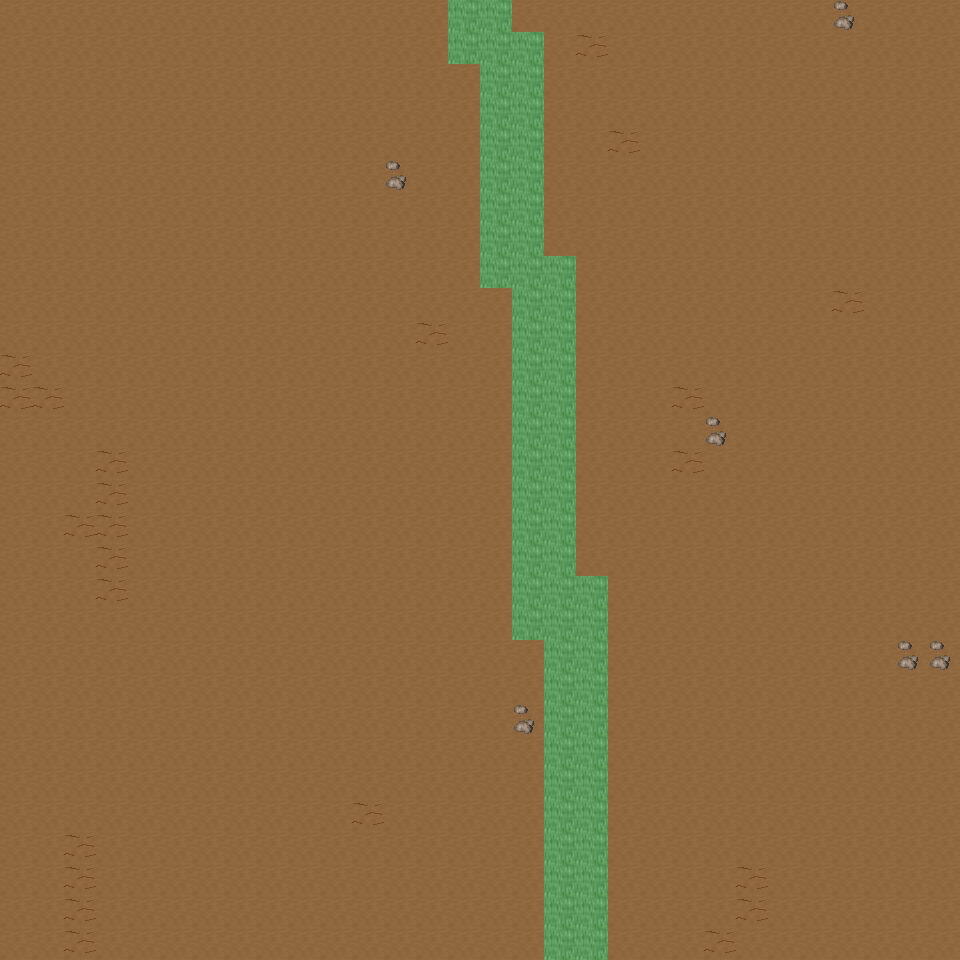

Below is a game level as drawn by its tile map, then a one-line description and the .tmx that defines it (tile-layer data replaced by summaries):
An orthogonal 30x30 tile map with 32x32 px tiles, 6 tile layers (Ground, Object, Object2, Above, ...), 34 tilesets and 5 objects (5x mapExit).

<map version="1.0" orientation="orthogonal" renderorder="right-down" width="30" height="30" tilewidth="32" tileheight="32" nextobjectid="6">
  <tileset firstgid="1" name="tileset_ground_ground" tilewidth="32" tileheight="32" tilecount="33" columns="3">
    <image source="../drawable/tileset_ground_ground.png" width="96" height="352" />
  </tileset>
  <tileset firstgid="34" name="tileset_ground_rock_pebbles" tilewidth="32" tileheight="32" tilecount="3" columns="1">
    <image source="../drawable/tileset_ground_rock_pebbles.png" width="32" height="96" />
  </tileset>
  <tileset firstgid="37" name="tileset_ground_grass_edges" tilewidth="32" tileheight="32" tilecount="36" columns="12">
    <image source="../drawable/tileset_ground_grass_edges.png" width="384" height="96" />
  </tileset>
  <tileset firstgid="73" name="tileset_plant_flower_daisy_white" tilewidth="32" tileheight="32" tilecount="8" columns="2">
    <image source="../drawable/tileset_plant_flower_daisy_white.png" width="64" height="128" />
  </tileset>
  <tileset firstgid="81" name="tileset_ground_ridge_earth_dark" tilewidth="32" tileheight="32" tilecount="96" columns="12">
    <image source="../drawable/tileset_ground_ridge_earth_dark.png" width="384" height="256" />
  </tileset>
  <tileset firstgid="177" name="tileset_plant_grasses" tilewidth="32" tileheight="32" tilecount="6" columns="3">
    <image source="../drawable/tileset_plant_grasses.png" width="96" height="64" />
  </tileset>
  <tileset firstgid="183" name="tileset_ground_earth_edges" tilewidth="32" tileheight="32" tilecount="18" columns="6">
    <image source="../drawable/tileset_ground_earth_edges.png" width="192" height="96" />
  </tileset>
  <tileset firstgid="201" name="tileset_item_statue_green_stone_3" tilewidth="32" tileheight="32" tilecount="3" columns="1">
    <image source="../drawable/tileset_item_statue_green_stone_3.png" width="32" height="96" />
  </tileset>
  <tileset firstgid="204" name="tileset_ground_rock_rocks_2" tilewidth="32" tileheight="32" tilecount="4" columns="2">
    <image source="../drawable/tileset_ground_rock_rocks_2.png" width="64" height="64" />
  </tileset>
  <tileset firstgid="208" name="tileset_item_corpse_huge_animal" tilewidth="32" tileheight="32" tilecount="16" columns="2">
    <image source="../drawable/tileset_item_corpse_huge_animal.png" width="64" height="256" />
  </tileset>
  <tileset firstgid="224" name="tileset_item_statue_green_stone" tilewidth="32" tileheight="32" tilecount="12" columns="4">
    <image source="../drawable/tileset_item_statue_green_stone.png" width="128" height="96" />
  </tileset>
  <tileset firstgid="236" name="tileset_logic_creature_animal" tilewidth="32" tileheight="32" tilecount="32" columns="8">
    <image source="../drawable/tileset_logic_creature_animal.png" width="256" height="128" />
  </tileset>
  <tileset firstgid="268" name="tileset_logic_collision" tilewidth="32" tileheight="32" tilecount="1" columns="1">
    <image source="../drawable/tileset_logic_collision.png" width="32" height="32" />
  </tileset>
  <tileset firstgid="269" name="tileset_plant_tree_taller_trees" tilewidth="32" tileheight="32" tilecount="32" columns="8">
    <image source="../drawable/tileset_plant_tree_taller_trees.png" width="256" height="128" />
  </tileset>
  <tileset firstgid="301" name="tileset_plant_tree_spruce" tilewidth="32" tileheight="32" tilecount="6" columns="2">
    <image source="../drawable/tileset_plant_tree_spruce.png" width="64" height="96" />
  </tileset>
  <tileset firstgid="307" name="tileset_plant_bush_bush_mult_colored" tilewidth="32" tileheight="32" tilecount="6" columns="3">
    <image source="../drawable/tileset_plant_bush_bush_mult_colored.png" width="96" height="64" />
  </tileset>
  <tileset firstgid="313" name="tileset_plant_bush_bush_pinks" tilewidth="32" tileheight="32" tilecount="4" columns="2">
    <image source="../drawable/tileset_plant_bush_bush_pinks.png" width="64" height="64" />
  </tileset>
  <tileset firstgid="317" name="tileset_plant_flower_flower_bed_1" tilewidth="32" tileheight="32" tilecount="35" columns="7">
    <image source="../drawable/tileset_plant_flower_flower_bed_1.png" width="224" height="160" />
  </tileset>
  <tileset firstgid="352" name="tileset_plant_flower_small_flower_bed" tilewidth="32" tileheight="32" tilecount="12" columns="3">
    <image source="../drawable/tileset_plant_flower_small_flower_bed.png" width="96" height="128" />
  </tileset>
  <tileset firstgid="364" name="tileset_plant_flower_small_flower_bed_2" tilewidth="32" tileheight="32" tilecount="12" columns="3">
    <image source="../drawable/tileset_plant_flower_small_flower_bed_2.png" width="96" height="128" />
  </tileset>
  <tileset firstgid="376" name="tileset_furniture_chair_bench_wooden" tilewidth="32" tileheight="32" tilecount="8" columns="2">
    <image source="../drawable/tileset_furniture_chair_bench_wooden.png" width="64" height="128" />
  </tileset>
  <tileset firstgid="384" name="tileset_building_decoration_pool" tilewidth="32" tileheight="32" tilecount="9" columns="3">
    <image source="../drawable/tileset_building_decoration_pool.png" width="96" height="96" />
  </tileset>
  <tileset firstgid="393" name="tileset_building_decoration_stone_details" tilewidth="32" tileheight="32" tilecount="4" columns="2">
    <image source="../drawable/tileset_building_decoration_stone_details.png" width="64" height="64" />
  </tileset>
  <tileset firstgid="397" name="tileset_building_decoration_orbpedestal" tilewidth="32" tileheight="32" tilecount="2" columns="1">
    <image source="../drawable/tileset_building_decoration_orbpedestal.png" width="32" height="64" />
  </tileset>
  <tileset firstgid="399" name="tileset_object_birds" tilewidth="32" tileheight="32" tilecount="4" columns="2">
    <image source="../drawable/tileset_object_birds.png" width="64" height="64" />
  </tileset>
  <tileset firstgid="403" name="tileset_building_gazebo" tilewidth="32" tileheight="32" tilecount="21" columns="3">
    <image source="../drawable/tileset_building_gazebo.png" width="96" height="224" />
  </tileset>
  <tileset firstgid="424" name="tileset_ground_green_paving" tilewidth="32" tileheight="32" tilecount="18" columns="3">
    <image source="../drawable/tileset_ground_green_paving.png" width="96" height="192" />
  </tileset>
  <tileset firstgid="442" name="tileset_plant_tree_pine_tree" tilewidth="32" tileheight="32" tilecount="20" columns="4">
    <image source="../drawable/tileset_plant_tree_pine_tree.png" width="128" height="160" />
  </tileset>
  <tileset firstgid="462" name="tileset_plant_tree_pine_tree_1" tilewidth="32" tileheight="32" tilecount="20" columns="4">
    <image source="../drawable/tileset_plant_tree_pine_tree_1.png" width="128" height="160" />
  </tileset>
  <tileset firstgid="482" name="tileset_plant_tree_cherry_blossom_tree" tilewidth="32" tileheight="32" tilecount="9" columns="3">
    <image source="../drawable/tileset_plant_tree_cherry_blossom_tree.png" width="96" height="96" />
  </tileset>
  <tileset firstgid="491" name="tileset_logic_item_fruits" tilewidth="32" tileheight="32" tilecount="10" columns="10">
    <image source="../drawable/tileset_logic_item_fruits.png" width="256" height="64" />
  </tileset>
  <tileset firstgid="501" name="tileset_plant_bushes_and_trees" tilewidth="32" tileheight="32" tilecount="144" columns="16">
    <image source="../drawable/tileset_plant_bushes_and_trees.png" width="512" height="289" />
  </tileset>
  <tileset firstgid="645" name="tileset_plant_bush_leafy" tilewidth="32" tileheight="32" tilecount="48" columns="8">
    <image source="../drawable/tileset_plant_bush_leafy.png" width="256" height="192" />
  </tileset>
  <tileset firstgid="693" name="tileset_plant_bush_flowering" tilewidth="32" tileheight="32" tilecount="72" columns="8">
    <image source="../drawable/tileset_plant_bush_flowering.png" width="256" height="288" />
  </tileset>
  <layer name="Ground" width="30" height="30">
    <data>[900 cells, 900 non-empty, 1 distinct tile ids]</data>
  </layer>
  <layer name="Object" width="30" height="30">
    <data>[900 cells, 93 non-empty, 9 distinct tile ids]</data>
  </layer>
  <layer name="Object2" width="30" height="30">
    <data>[900 cells, 1 non-empty, 1 distinct tile ids]</data>
  </layer>
  <layer name="Above" width="30" height="30">
    <data>[900 cells, 0 non-empty, 0 distinct tile ids]</data>
  </layer>
  <layer name="Above2" width="30" height="30">
    <data>[900 cells, 0 non-empty, 0 distinct tile ids]</data>
  </layer>
  <layer name="Walkable" width="30" height="30">
    <data>[900 cells, 64 non-empty, 1 distinct tile ids]</data>
  </layer>
  <objectgroup name="MapEvents">
    <object id="1" name="north" type="mapExit" x="0" y="0" width="448" height="32">
      <properties>
        <property name="map" value="level_0_x72_y43" />
        <property name="x" value="0" />
        <property name="y" value="28" />
      </properties>
    </object>
    <object id="2" name="north2" type="mapExit" x="512" y="0" width="448" height="32">
      <properties>
        <property name="map" value="level_0_x72_y43" />
        <property name="x" value="16" />
        <property name="y" value="28" />
      </properties>
    </object>
    <object id="3" name="south" type="mapExit" x="0" y="928" width="544" height="32">
      <properties>
        <property name="map" value="level_0_x72_y45" />
        <property name="x" value="0" />
        <property name="y" value="1" />
      </properties>
    </object>
    <object id="4" name="south2" type="mapExit" x="608" y="928" width="352" height="32">
      <properties>
        <property name="map" value="level_0_x72_y45" />
        <property name="x" value="19" />
        <property name="y" value="1" />
      </properties>
    </object>
    <object id="5" name="west" type="mapExit" x="0" y="0" width="32" height="960">
      <properties>
        <property name="map" value="level_0_x71_y44" />
        <property name="x" value="28" />
        <property name="y" value="0" />
      </properties>
    </object>
  </objectgroup>
</map>
